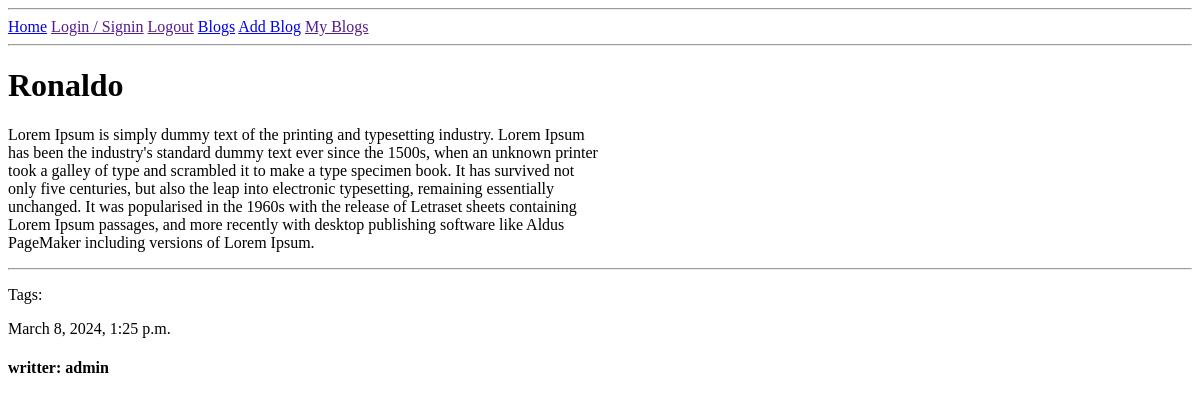
The page /blog/3/ on the database as committed earlier.
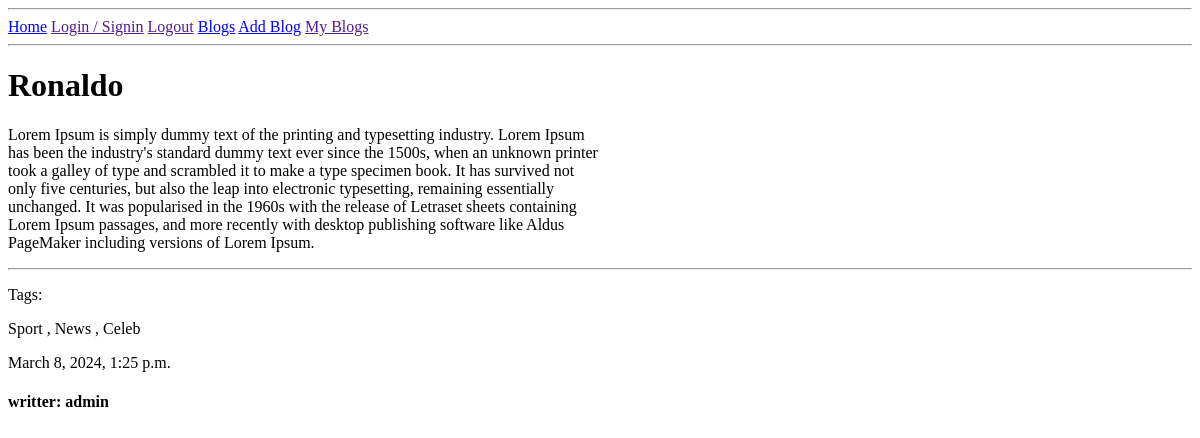
The same page on the database as committed later.
### blog/models.py (models this page shows, shortened)
class Tag(models.Model):
    name = models.CharField(max_length=200)

### blog/views.py (the view)
# urls.py: path('blog/<str:pk>/', views.blog, name='blog'),
def blog(request, pk):
    post = Post.objects.get(id=pk)
    context = {'post': post}
    return render(request, 'blog/blog.html', context)

### blog/templates/blog/blog.html
{% extends "main.html" %}
{% block content %}
<h1>{{post.title}}</h1>
<p style='width: 50%'>{{post.content}}</p>
<hr>
<p>Tags:</p>
{% for tag in post.tags.all %}
    {{tag.name}} {% if not forloop.last %},{% endif %}
{% endfor %}
<p>{{post.publication_date}}</p>
<h4>writter: {{post.author}} </h4>
{% endblock content %}

Rows that differ between the two databases and show on the page:
added Tag: name "Sport"
added Tag: name "News"
added Tag: name "Celeb"
